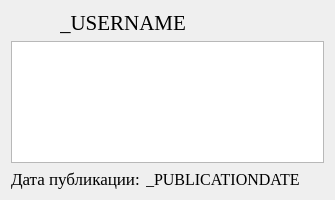
<?xml version="1.0" encoding="UTF-8"?>
<ui version="4.0">
 <class>commentRow</class>
 <widget class="QWidget" name="commentRow">
  <property name="geometry">
   <rect>
    <x>0</x>
    <y>0</y>
    <width>335</width>
    <height>200</height>
   </rect>
  </property>
  <property name="windowTitle">
   <string>Form</string>
  </property>
  <layout class="QVBoxLayout" name="verticalLayout">
   <item>
    <layout class="QHBoxLayout" name="horizontalLayout" stretch="1,5,1">
     <item>
      <widget class="QLabel" name="lb_profileImg">
       <property name="font">
        <font>
         <pointsize>9</pointsize>
        </font>
       </property>
       <property name="text">
        <string/>
       </property>
       <property name="pixmap">
        <pixmap resource="res.qrc">:/root/icoStudent.png</pixmap>
       </property>
       <property name="scaledContents">
        <bool>false</bool>
       </property>
       <property name="alignment">
        <set>Qt::AlignCenter</set>
       </property>
      </widget>
     </item>
     <item>
      <widget class="QLabel" name="lb_username">
       <property name="font">
        <font>
         <family>Georgia</family>
         <pointsize>16</pointsize>
        </font>
       </property>
       <property name="text">
        <string>_USERNAME</string>
       </property>
      </widget>
     </item>
     <item>
      <widget class="QLabel" name="lb_verificationMark">
       <property name="text">
        <string/>
       </property>
      </widget>
     </item>
    </layout>
   </item>
   <item>
    <widget class="QTextEdit" name="te_comment">
     <property name="font">
      <font>
       <pointsize>12</pointsize>
      </font>
     </property>
     <property name="readOnly">
      <bool>true</bool>
     </property>
    </widget>
   </item>
   <item>
    <layout class="QHBoxLayout" name="horizontalLayout_2" stretch="1,2">
     <item>
      <widget class="QLabel" name="lb_dateText">
       <property name="font">
        <font>
         <family>Georgia</family>
         <pointsize>13</pointsize>
        </font>
       </property>
       <property name="text">
        <string>Дата публикации:</string>
       </property>
      </widget>
     </item>
     <item>
      <widget class="QLabel" name="lb_publicationDate">
       <property name="font">
        <font>
         <family>Georgia</family>
         <pointsize>12</pointsize>
        </font>
       </property>
       <property name="text">
        <string>_PUBLICATIONDATE</string>
       </property>
      </widget>
     </item>
    </layout>
   </item>
  </layout>
 </widget>
 <resources>
  <include location="res.qrc"/>
 </resources>
 <connections/>
</ui>
